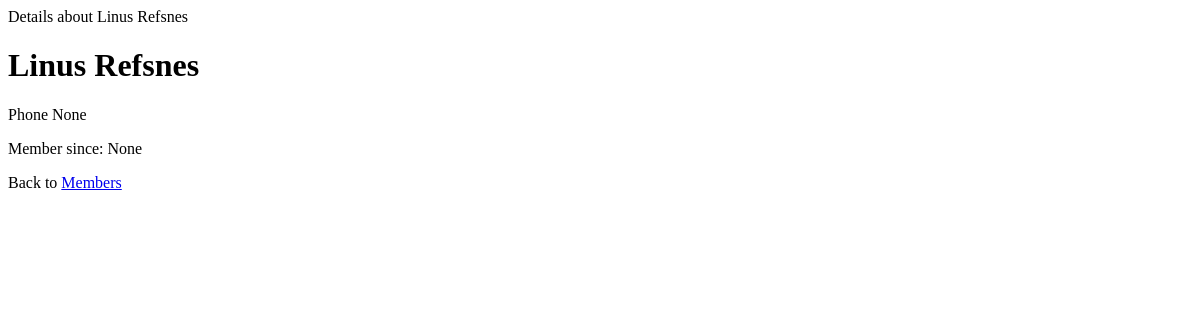
The page /members/details/3 on the database as committed earlier.
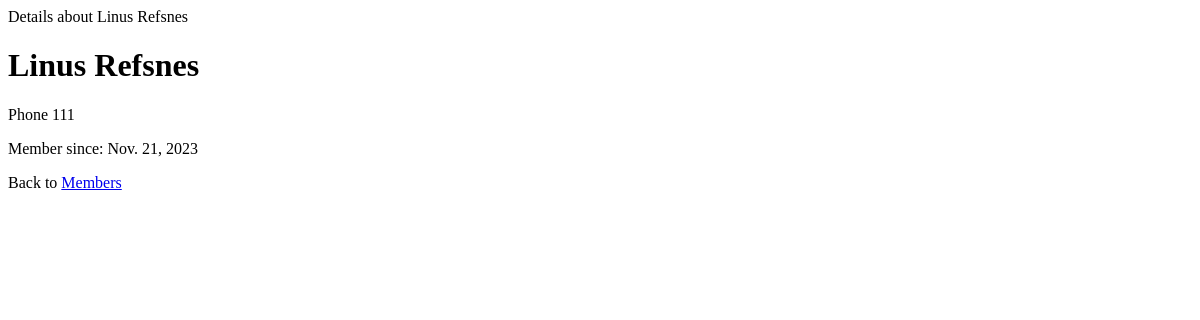
The same page on the database as committed later.
### members/models.py (models this page shows, shortened)
class Member(models.Model) :
    firstname = models.CharField(max_length=255)
    lastname = models.CharField(max_length=255)
    phone = models.IntegerField(null=True)
    joined_date = models.DateField(null=True)

### members/views.py (the view)
# urls.py: path('members/details/<int:id>', views.details, name = 'details'),
def details(request, id) :
    mymember = Member.objects.get(id = id)
    template = loader.get_template('details.html')
    context = {
        'mymember' : mymember,
    }
    return HttpResponse(template.render(context, request))

### members/templates/details.html
{% block title %}
    Details about {{ mymember.firstname }} {{ mymember.lastname }}
{% endblock %}
{% block content %}
    <h1>{{ mymember.firstname }} {{ mymember.lastname }}</h1>
    <p>Phone {{ mymember.phone }}</p>
    <p>Member since: {{ mymember.joined_date }}</p>
    <p>Back to <a href="/members">Members</a></p>
{% endblock %}

Rows that differ between the two databases and show on the page:
changed Member "Linus": phone "None" → "111"; joined_date "None" → "Nov. 21, 2023"
